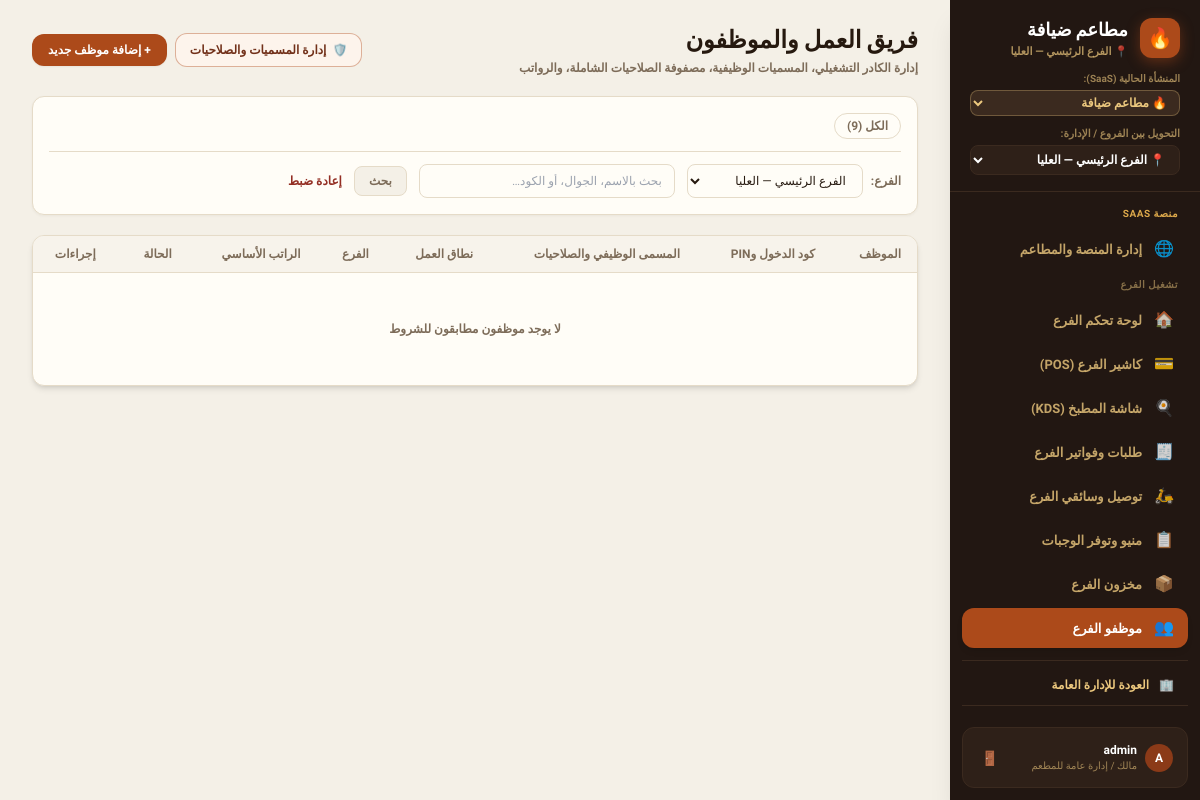
Before: /employees/?job_role=13&branch=1&q= (signed in) with the older database file.
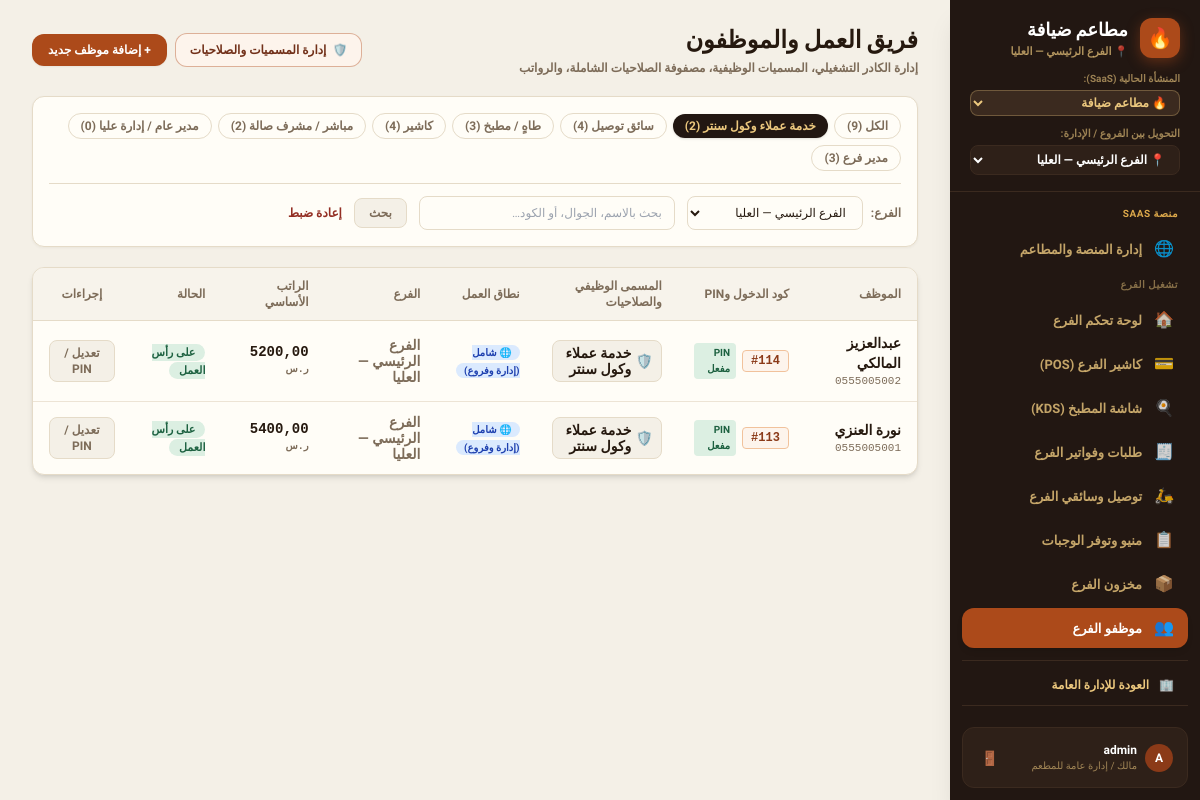
After: the same page with the newer database file.
### core/models.py (models this page shows, shortened)
class JobRole(models.Model):
    SCOPE_CHOICES = [
        ("hq", "إدارة عامة (HQ)"),
        ("branch", "تشغيل فرع"),
        ("both", "شامل (إدارة وفروع)"),
    ]
    tenant = models.ForeignKey(
        Tenant,
        on_delete=models.CASCADE,
        related_name="job_roles",
        verbose_name="المطعم / المنشأة",
    )
    name = models.CharField(max_length=100, verbose_name="اسم المسمى الوظيفي")
    scope = models.CharField(max_length=20, choices=SCOPE_CHOICES, default="branch", verbose_name="نطاق العمل")
    description = models.CharField(max_length=255, blank=True, default="", verbose_name="وصف المهام")
    is_system = models.BooleanField(default=False, verbose_name="مسمى أساسي للنظام")
    permissions = models.JSONField(default=list, blank=True, verbose_name="مصفوفة الصلاحيات")
    created_at = models.DateTimeField(auto_now_add=True, verbose_name="تاريخ الإنشاء")
    updated_at = models.DateTimeField(auto_now=True, verbose_name="آخر تحديث")
    class Meta:
        verbose_name = "مسمى وظيفي وصلاحيات"
        verbose_name_plural = "المسميات الوظيفية والصلاحيات"
        unique_together = ("tenant", "name")
        ordering = ["name"]

class Employee(models.Model):
    ROLE_CHOICES = [
        ("manager", "مدير"),
        ("cashier", "كاشير"),
        ("chef", "طاهٍ"),
        ("driver", "سائق"),
        ("call_center", "خدمة عملاء"),
        ("waiter", "مباشر"),
    ]
    STATUS_CHOICES = [
        ("active", "على رأس العمل"),
        ("vacation", "في إجازة"),
        ("inactive", "غير نشط"),
    ]
    tenant = models.ForeignKey(
        Tenant,
        on_delete=models.CASCADE,
        related_name="employees",
        null=True,
        blank=True,
        verbose_name="المستأجر / المنشأة",
    )
    user = models.OneToOneField(
        User,
        on_delete=models.SET_NULL,
        null=True,
        blank=True,
        related_name="employee_profile",
        verbose_name="حساب المستخدم المربوط",
    )
    name = models.CharField(max_length=255, verbose_name="اسم الموظف")
    employee_code = models.CharField(
        max_length=30,
        null=True,
        blank=True,
        verbose_name="كود الموظف للدخول السريع",
        help_text="مثال: 101 أو EMP-101",
    )
    pin_code = models.CharField(
        max_length=128,
        null=True,
        blank=True,
        verbose_name="رمز PIN المشفر",
        help_text="رمز دخول سريع من 4 أرقام",
    )
    phone = models.CharField(max_length=50, default="", blank=True, verbose_name="الجوال")
    role = models.CharField(max_length=50, choices=ROLE_CHOICES, verbose_name="المسمى الوظيفي")
    job_role = models.ForeignKey(
        JobRole,
        on_delete=models.SET_NULL,
        null=True,
        blank=True,
        related_name="employees",
        verbose_name="المسمى الوظيفي المخصص",
    )
    branch = models.ForeignKey(
        Branch,
        on_delete=models.SET_NULL,
        null=True,
        blank=True,
        related_name="employees",
        verbose_name="الفرع",
    )
    salary = models.DecimalField(max_digits=10, decimal_places=2, default=0.00, verbose_name="الراتب")
    hire_date = models.DateField(default=timezone.now, verbose_name="تاريخ التعيين")
    status = models.CharField(max_length=20, choices=STATUS_CHOICES, default="active", verbose_name="الحالة")
    created_at = models.DateTimeField(auto_now_add=True, verbose_name="تاريخ الإنشاء")
    class Meta:
        verbose_name = "موظف"
        verbose_name_plural = "الموظفون"
        ordering = ["id"]

class Branch(models.Model):
    STATUS_CHOICES = [
        ("active", "نشط"),
        ("closed", "مغلق"),
    ]
    tenant = models.ForeignKey(
        Tenant,
        on_delete=models.CASCADE,
        related_name="branches",
        null=True,
        blank=True,
        verbose_name="المستأجر / المنشأة",
    )
    name = models.CharField(max_length=255, verbose_name="اسم الفرع")
    city = models.CharField(max_length=100, default="", blank=True, verbose_name="المدينة")
    address = models.CharField(max_length=255, default="", blank=True, verbose_name="العنوان")
    phone = models.CharField(max_length=50, default="", blank=True, verbose_name="الهاتف")
    status = models.CharField(max_length=20, choices=STATUS_CHOICES, default="active", verbose_name="الحالة")
    latitude = models.DecimalField(max_digits=10, decimal_places=7, null=True, blank=True, verbose_name="خط العرض")
    longitude = models.DecimalField(max_digits=10, decimal_places=7, null=True, blank=True, verbose_name="خط الطول")
    delivery_polygon = models.JSONField(default=list, blank=True, verbose_name="مضلع التغطية على الخريطة")
    delivery_radius_km = models.DecimalField(max_digits=5, decimal_places=2, default=5.00, verbose_name="نصف قطر التغطية (كم)")
    created_at = models.DateTimeField(auto_now_add=True, verbose_name="تاريخ الإنشاء")
    class Meta:
        verbose_name = "فرع"
        verbose_name_plural = "الفروع"
        ordering = ["id"]

### core/views.py (the view)
# urls.py: path("employees/", views.employees_view, name="employees"),
@login_required
@ensure_csrf_cookie
def employees_view(request):
    if not user_has_perm(request.user, "manage_employees"):
        return HttpResponseForbidden("غير مصرح لك بإدارة الموظفين")
    tenant = get_active_tenant(request)
    active_branch = get_active_branch(request)
    role_filter = request.GET.get("role", "all")
    job_role_filter = request.GET.get("job_role", "all")
    branch_filter = request.GET.get("branch", "all")
    search = request.GET.get("q", "").strip()
    employees = Employee.objects.filter(tenant=tenant).select_related("branch", "job_role").order_by("name")
    if active_branch:
        employees = employees.filter(branch=active_branch)
        branch_filter = active_branch.id
    elif branch_filter != "all" and str(branch_filter).isdigit():
        employees = employees.filter(branch_id=int(branch_filter))
    if job_role_filter != "all" and str(job_role_filter).isdigit():
        employees = employees.filter(job_role_id=int(job_role_filter))
    elif role_filter != "all":
        employees = employees.filter(Q(role=role_filter) | Q(job_role__name=role_filter))
    if search:
        employees = employees.filter(Q(name__icontains=search) | Q(phone__icontains=search) | Q(employee_code__icontains=search))
    branches = Branch.objects.filter(tenant=tenant).order_by("name")
    job_roles = JobRole.objects.filter(tenant=tenant).annotate(emp_count=Count("employees")).order_by("name")
    base_qs = Employee.objects.filter(tenant=tenant, branch=active_branch) if active_branch else Employee.objects.filter(tenant=tenant)
    roles_summary = {
        "all": base_qs.count(),
        "manager": base_qs.filter(role="manager").count(),
        "cashier": base_qs.filter(role="cashier").count(),
        "chef": base_qs.filter(role="chef").count(),
        "driver": base_qs.filter(role="driver").count(),
        "call_center": base_qs.filter(role="call_center").count(),
        "waiter": base_qs.filter(role="waiter").count(),
    }
    last_emp = Employee.objects.filter(tenant=tenant, employee_code__regex=r'^\d+$').order_by("-id").first()
    if last_emp and last_emp.employee_code and last_emp.employee_code.isdigit():
        suggested_next_code = str(int(last_emp.employee_code) + 1)
    else:
        suggested_next_code = str(101 + Employee.objects.filter(tenant=tenant).count())
    profile = getattr(request.user, "profile", None)
    is_owner_or_super = request.user.is_superuser or (profile and (profile.role in ["owner", "platform_admin"] or profile.is_platform_admin))
    context = {
        "tenant": tenant,
        "current_branch": active_branch,
        "employees": employees,
        "branches": branches,
        "job_roles": job_roles,
        "permissions_catalog": PERMISSIONS_CATALOG,
        "role_filter": role_filter,
        "job_role_filter": job_role_filter,
        "branch_filter": branch_filter,
        "search_query": search,
        "roles_summary": roles_summary,
        "can_edit_id": is_owner_or_super,
        "suggested_next_code": suggested_next_code,
    }
    return render(request, "employees.html", context)

### core/views.py (called while the page is built, shortened)
def get_active_tenant(request):
    if hasattr(request, "tenant") and request.tenant:
        return request.tenant

def get_active_branch(request):
    tenant = get_active_tenant(request)
    profile = getattr(request.user, "profile", None)
    is_owner = request.user.is_superuser or (profile and (profile.role in ["owner", "platform_admin"] or profile.is_platform_admin))
    if not is_owner and profile and profile.branch:
        return profile.branch
    active_id = request.session.get("active_branch_id")
    if active_id:
        qs = Branch.objects.filter(id=active_id)
        if tenant:
            qs = qs.filter(tenant=tenant)
        return qs.first()
    return None

def user_has_perm(user, perm_key):
    if not user or not user.is_authenticated:
        return False
    if user.is_superuser:
        return True

### templates/employees.html (shortened to what the changed rows need)
{% extends "base.html" %}
{% block content %}
<div>
    <div class="mb-5 flex flex-col sm:flex-row sm:items-center sm:justify-between gap-3">
        <div>
            <h1 class="text-2xl font-black font-display text-ink">فريق العمل والموظفون</h1>
        </div>
    </div>
    <div class="card p-4 mb-5 space-y-3">
        <div class="flex flex-wrap items-center gap-1.5 border-b border-line pb-3">
            <a href="?job_role=all&role=all&branch={{ branch_filter }}&q={{ search_query }}" class="rounded-full px-3 py-1 text-xs font-bold transition {% if job_role_filter == 'all' and role_filter == 'all' %}bg-night text-gold-300 shadow{% else %}border border-line bg-card text-soft hover:text-ink{% endif %}">
                الكل ({{ roles_summary.all }})
            </a>
            {% for jr in job_roles %}
            <a href="?job_role={{ jr.id }}&branch={{ branch_filter }}&q={{ search_query }}" class="rounded-full px-3 py-1 text-xs font-bold transition {% if job_role_filter == jr.id|stringformat:'s' %}bg-night text-gold-300 shadow{% else %}border border-line bg-card text-soft hover:text-ink{% endif %}">
                {{ jr.name }} ({{ jr.emp_count }})
            </a>
            {% endfor %}
        </div>
    </div>
    <div class="card overflow-hidden shadow-md">
        <div class="overflow-x-auto">
            <table class="w-full text-right text-xs">
                <thead class="border-b border-line bg-paper/70">
                    <tr>
                        <th class="th">الموظف</th>
                        <th class="th">كود الدخول وPIN</th>
                        <th class="th">المسمى الوظيفي والصلاحيات</th>
                        <th class="th">نطاق العمل</th>
                        <th class="th">الفرع</th>
                        <th class="th">الراتب الأساسي</th>
                        <th class="th">الحالة</th>
                        <th class="th text-center">إجراءات</th>
                    </tr>
                </thead>
                <tbody class="divide-y divide-line/70">
                    {% for emp in employees %}
                    <tr class="hover:bg-paper/30 transition">
                        <td class="td">
                            <p class="font-extrabold text-ink text-sm">{{ emp.name }}</p>
                            <p class="text-[11px] text-soft font-mono" dir="ltr">{{ emp.phone|default:"—" }}</p>
                        </td>
                        <td class="td">
                            <div class="flex items-center gap-1.5">
                                <span class="rounded bg-brand-50 border border-brand-200 px-2 py-0.5 font-mono text-xs font-bold text-brand-700">
                                    #{{ emp.employee_code|default:"—" }}
                                </span>
                                {% if emp.pin_code %}
                                <span class="rounded bg-good-100 px-1.5 py-0.5 text-[10px] font-bold text-good-700">PIN مفعل</span>
                                {% else %}
                                <span class="rounded bg-warn-100 px-1.5 py-0.5 text-[10px] font-bold text-warn-700">بدون PIN</span>
                                {% endif %}
                            </div>
                        </td>
                        <td class="td">
                            <span class="rounded-lg bg-paper px-2 py-1 font-bold text-ink inline-flex items-center gap-1 border border-line">
                                {% if emp.job_role %}
                                    <span>🛡️</span> {{ emp.job_role.name }}
                                {% else %}
                                    {{ emp.get_role_display }}
                                {% endif %}
                            </span>
                        </td>
                        <td class="td">
                            {% if emp.job_role %}
                                {% if emp.job_role.scope == 'hq' %}
                                    <span class="rounded-full bg-purple-100 text-purple-800 px-2 py-0.5 text-[10px] font-bold">🏢 إدارة عامة (HQ)</span>
                                {% elif emp.job_role.scope == 'both' %}
                                    <span class="rounded-full bg-blue-100 text-blue-800 px-2 py-0.5 text-[10px] font-bold">🌐 شامل (إدارة وفروع)</span>
                                {% else %}
                                    <span class="rounded-full bg-amber-100 text-amber-800 px-2 py-0.5 text-[10px] font-bold">📍 تشغيل فرع</span>
                                {% endif %}
                            {% else %}
                                <span class="text-soft text-[11px]">تشغيلي</span>
                            {% endif %}
                        </td>
                        <td class="td text-soft font-bold">
                            {{ emp.branch.name|default:"🏢 الإدارة العامة" }}
                        </td>
                        <td class="td font-mono font-bold text-ink">
                            {{ emp.salary }} <span class="text-[10px] text-soft">ر.س</span>
                        </td>
                        <td class="td">
                            <span class="rounded-full px-2.5 py-0.5 text-[11px] font-bold {% if emp.status == 'active' %}bg-good-100 text-good-700{% elif emp.status == 'vacation' %}bg-warn-100 text-warn-700{% else %}bg-bad-100 text-bad-700{% endif %}">
                                {{ emp.get_status_display }}
                            </span>
                        </td>
                        <td class="td text-center">
                            <button
                                onclick="openEditEmpModal({{ emp.id }}, '{{ emp.name|escapejs }}', '{{ emp.phone|escapejs }}', '{{ emp.job_role_id|default:'' }}', '{{ emp.role }}', '{{ emp.branch_id|default:'' }}', {{ emp.salary }}, '{{ emp.status }}', '{{ emp.employee_code|default:'' }}')"
                                class="rounded-lg border border-line bg-paper px-3 py-1 text-xs font-bold text-soft hover:text-ink hover:border-brand-400 transition"
                            >
                                تعديل / PIN
                            </button>
                        </td>
                    </tr>
                    {% empty %}
                    <tr>
                        <td colspan="8" class="py-12 text-center text-xs text-soft font-bold">لا يوجد موظفون مطابقون للشروط</td>
                    </tr>
                    {% endfor %}
                </tbody>
            </table>
        </div>
    </div>
</div>
{% endblock %}

Changed rows visible on the page:
added JobRole: name "خدمة عملاء وكول سنتر", emp_count "2"
added JobRole: name "سائق توصيل", emp_count "4"
added JobRole: name "طاهٍ / مطبخ", emp_count "3"
added JobRole: name "كاشير", emp_count "4"
added JobRole: name "مباشر / مشرف صالة", emp_count "2"
added JobRole: name "مدير عام / إدارة عليا", emp_count "0"
added JobRole: name "مدير فرع", emp_count "3"
now on this page (row edited): Employee: name "عبدالعزيز المالكي", phone "0555005002", employee_code "114", shows "PIN مفعل", job_role.name "خدمة عملاء وكول سنتر", shows "🌐 شامل (إدارة وفروع)", branch.name "الفرع الرئيسي — العليا", salary "5200,00", status "على رأس العمل"
now on this page (row edited): Employee: name "نورة العنزي", phone "0555005001", employee_code "113", shows "PIN مفعل", job_role.name "خدمة عملاء وكول سنتر", shows "🌐 شامل (إدارة وفروع)", branch.name "الفرع الرئيسي — العليا", salary "5400,00", status "على رأس العمل"
Other visible differences:
text no longer shown: "لا يوجد موظفون مطابقون للشروط"
